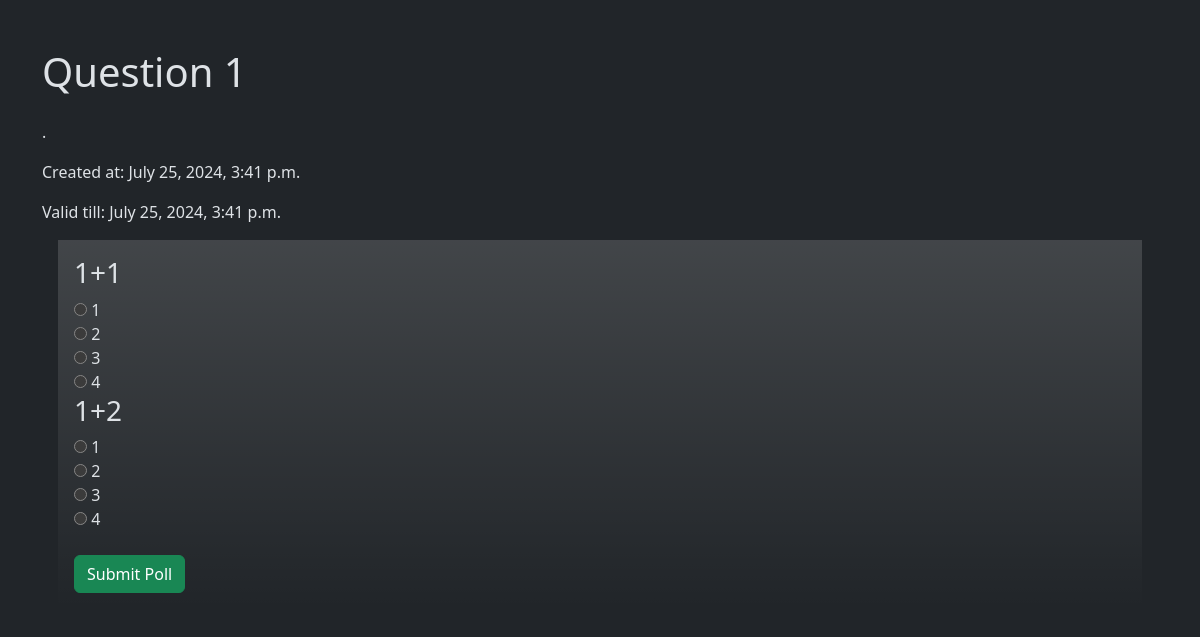
Page /poll/5/ (signed in) on the committed database.
### home/models.py (models this page shows, shortened)
class Poll(models.Model):
    title = models.CharField(max_length=200)
    description = models.TextField()
    created_at = models.DateTimeField(auto_now_add=True)
    valid_till = models.DateTimeField()
    quiz_visible = models.BooleanField(default=False)
    quiz_complete =  models.BooleanField(default=False)

class MCQ(models.Model):
    poll = models.ForeignKey(Poll, on_delete=models.CASCADE)
    question = models.TextField()
    optionA = models.CharField(max_length=200)
    optionB = models.CharField(max_length=200)
    optionC = models.CharField(max_length=200)
    optionD = models.CharField(max_length=200)
    correct_answer = models.CharField(max_length=200)

### home/views.py (the view)
# urls.py: path('poll/<int:poll_id>/', views.poll_detail, name='poll_detail'),
def poll_detail(request, poll_id):
    poll = get_object_or_404(Poll, pk=poll_id)
    mcqs = MCQ.objects.filter(poll=poll)
    descriptions = Descriptive.objects.filter(poll=poll)
    if request.method == 'POST':
        if 'name' in request.POST and 'phone_number' in request.POST:
            user_form = UserInfoForm(request.POST)
            if user_form.is_valid():
                user_info = user_form.save()
                request.session['user_info_id'] = user_info.id
                return redirect('poll_detail', poll_id=poll.id)
        else:
            user_info_id = request.session.get('user_info_id')
            if not user_info_id:
                return redirect('poll_detail', poll_id=poll.id)
            user_info = UserInfo.objects.get(pk=user_info_id)
            total_score = 0
            total_mcqs = mcqs.count() + descriptions.count()
            for mcq in mcqs:
                choice = request.POST.get(f'choice_{mcq.id}')
                if choice:
                    selected_option = getattr(mcq, f'option{choice.upper()}')
                    if selected_option == mcq.correct_answer:
                        total_score += 1
            for desc in descriptions:
                user_answer = request.POST.get(f'answer_{desc.id}')
                if user_answer:
                    is_correct = user_answer.strip().lower() == desc.answer.strip().lower()
                    if is_correct:
                        total_score += 1
            percentage_score = (total_score / total_mcqs * 100) if total_mcqs else 0
            Response.objects.create(
                user_info=user_info,
                poll=poll,
                score=percentage_score,
                submit_time=timezone.now()
            )
            return redirect('poll_results', poll_id=poll.id)
    else:
        user_info_id = request.session.get('user_info_id')
        user_form = UserInfoForm() if not user_info_id else None
        return render(request, 'polls/poll_detail.html', {
            'poll': poll,
            'mcqs': mcqs,
            'descriptions': descriptions,
            'user_form': user_form,
        })

### home/templates/polls/poll_detail.html (shortened to what this page needs)
{% extends "layout.html" %}
{% block content %}
<div class="container mt-5">
    <h1 class="mb-4">{{ poll.title }}</h1>
    <p>{{ poll.description }}</p>
    <p>Created at: {{ poll.created_at }}</p>
    <p>Valid till: {{ poll.valid_till }}</p>
{% if user_form %}
    <div class='container bg-black bg-gradient text-center'>
        <div class="row">
        <h2>Please Provide credentials before starting the Poll</h2>
        </div>
        <div class="row">
    <form method="post"  >
        {% csrf_token %}
        {{ user_form.as_p }}
        <button type="submit" class="btn btn-success">Submit Info</button>
    </form>
    </div>
    </div>
{% else %}
<div class="form p-3 m-3  bg-gradient">
    <form method="post">
        {% for mcq in mcqs %}
            <h3>{{ mcq.question }}</h3>
            <input type="radio" name="choice_{{ mcq.id }}" value="A"> {{ mcq.optionA }}<br>
            <input type="radio" name="choice_{{ mcq.id }}" value="B"> {{ mcq.optionB }}<br>
            <input type="radio" name="choice_{{ mcq.id }}" value="C"> {{ mcq.optionC }}<br>
            <input type="radio" name="choice_{{ mcq.id }}" value="D"> {{ mcq.optionD }}<br>
        {% endfor %}
        <br>
        <button type="submit" class="btn btn-success">Submit Poll</button>
    </form>
</div>
{% endif %}
</div>
{% endblock %}

### rows in the picture
Poll: title "Question 1", description ".", created_at "July 25, 2024, 3:41 p.m.", valid_till "July 25, 2024, 3:41 p.m."
MCQ: question "1+1", optionA "1", optionB "2", optionC "3", optionD "4"
MCQ: question "1+2", optionA "1", optionB "2", optionC "3", optionD "4"
